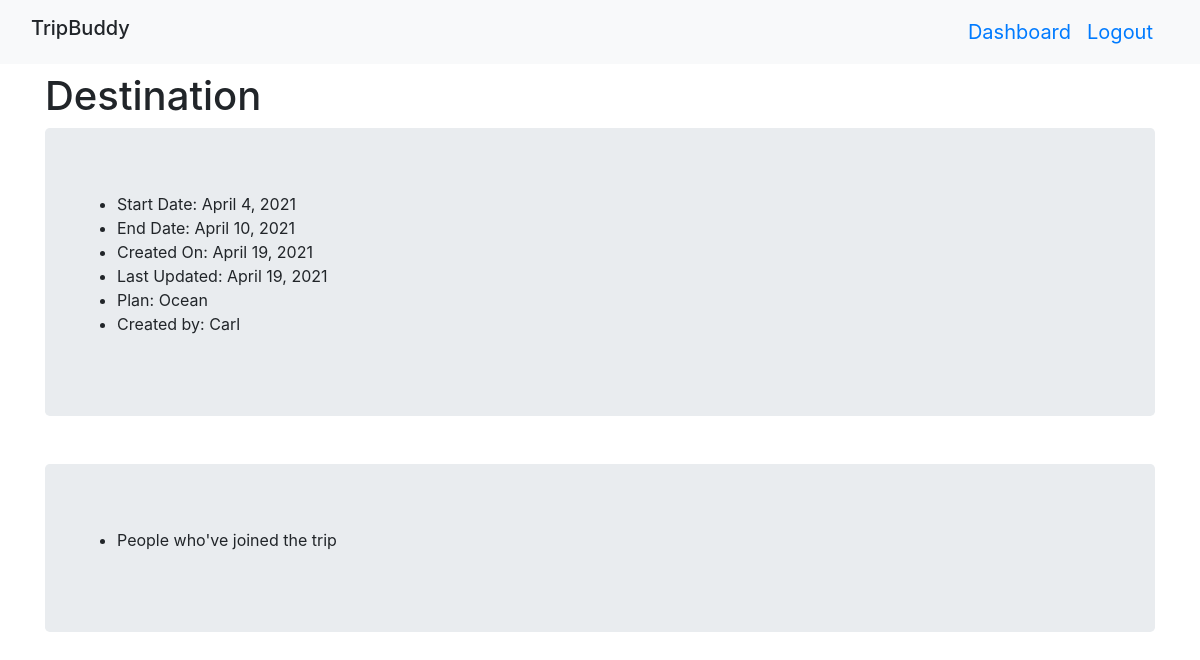
/trips/2 (signed in), run on the app's committed database.
### Trip_app/models.py (models this page shows)
class Trip(models.Model):
    destination = models.CharField(max_length=255)
    start_date = models.DateField(auto_now=False)
    end_date = models.DateField(auto_now=False)
    plan = models.TextField()
    planner = models.ForeignKey(User, related_name='my_trips', on_delete=models.CASCADE)
    guest = models.ManyToManyField(User, related_name='trips')
    created_at = models.DateField(auto_now_add=True)
    updated_at = models.DateField(auto_now=True)
    objects =TripManager()

class User(models.Model):
    first_name = models.CharField(max_length=255)
    last_name =models.CharField(max_length=255)
    email =models.CharField(max_length=255)
    password =models.CharField(max_length=255)
    created_at =models.DateField(auto_now_add=True)
    updated_at =models.DateField(auto_now=True)
    objects =UserManager()

### Trip_app/views.py (the view)
# urls.py: url(r'^trips/(?P<id>\d+)$', views.view),
def view(request, id):
    guest_trips=Trip.objects.filter(guest=User.objects.get(id=request.session['id']))
    this_trip=Trip.objects.get(id=id)
    context = {
        'this_trip': this_trip,
        'guest': guest_trips,
    }
    print(this_trip.guest)
    return render(request, 'viewshow.html', context)

### Trip_app/templates/viewshow.html (shortened to what this page needs)
<!DOCTYPE html>
<html lang="en">
<head>
    <link rel="stylesheet" href="https://maxcdn.bootstrapcdn.com/bootstrap/4.5.2/css/bootstrap.min.css">
    {% load static %}
</head>
<body>
    <nav class="navbar navbar-expand-sm bg-light justify-content-center">
        <div class='container-fluid'>
            <h1 class="navbar-brand">TripBuddy</h1>
            <a class="navbar-brand ml-auto navbar-link" href="/dashboard">Dashboard</a>
            <a class="navbar-brand navbar-link" href="/destroy">Logout</a>
        </div>
    </nav>
    <div class="container mt-2">
        <h1 class="display-5">Destination</h1>
        <div class="container jumbotron details">
            <ul>
                <li><span>Start Date:</span> {{this_trip.start_date}}</li>
                <li><span>End Date:</span> {{this_trip.end_date}}</li>
                <li><span>Created On:</span> {{this_trip.created_at}}</li>
                <li><span>Last Updated:</span> {{this_trip.updated_at}}</li>
                <li><span>Plan:</span> {{this_trip.plan}}</li>
                <li><span>Created by:</span> {{this_trip.planner.first_name}}</li>
            </ul>
        </div>
        <div class="container jumbotron mt-5">
            <ul>
                <li><span>People who've joined the trip</span></li>
            </ul>
        </div>
    </div>
</body>
</html>

### data on the page
Trip: start_date "April 4, 2021", end_date "April 10, 2021", created_at "April 19, 2021", updated_at "April 19, 2021", plan "Ocean", planner.first_name "Carl"
